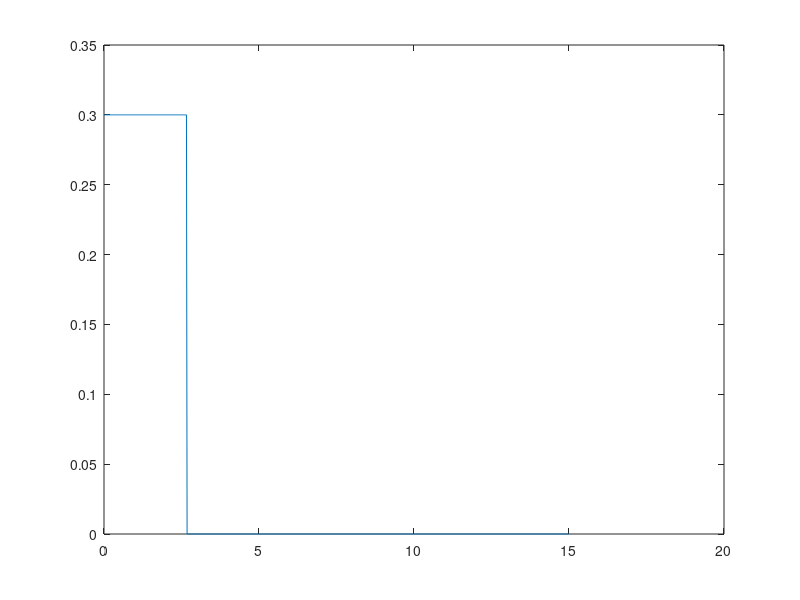

Reproduce this figure in MATLAB. (Note: this script raises an error after producing the figure.)
%% CSV FILE MAKER %%
clc
clear all

frequency = 50;
timestep = 1/frequency;
time = 0:timestep:15;

% Experiment opstelling:
l = 1; %cable length
theta_opt = 60.85*pi/180; %optimale eindhoek kabel [rad]
%theta_opt = pi/4;
dx_robot = 0.8;  %horizontale verplaatsing robot [m]
dx_object = dx_robot + l*sin(theta_opt); %horizontale verplaatsing bak [m]

%% 1. RAMP INPUT 
v = 0.3;
t_eind = dx_robot/v;
ramp = v*[0:timestep:t_eind];

position = dx_robot*ones(1,length(time));
position(1,1:round(t_eind/timestep)+1) = ramp;

velocity = zeros(1,length(time));
velocity(1,1:round(t_eind/timestep)+1) = v;

figure
plot(time,velocity)

 writematrix(position,'ramp_position.csv')
 writematrix(velocity,'ramp_velocity.csv')

%% 2. BANG BANG INPUT
v_max = 0.3;
v = v_max/2;



frequency = 50;
timestep = 1/frequency;
time = 0:timestep:15;
dx_robot = 0.8;  %horizontale verplaatsing robot [m]
T = dx_robot/v;

tau1 = (0:timestep:T/2)/T;
tau2 = (T/2:timestep:T)/T;

% Position 
S1 = dx_robot*2*(tau1).^2;
S2 = dx_robot*(-2*tau2.^2+4*tau2-1);

disp(size(position(ceil(T/(2*timestep)):(ceil(T/timestep)))));

disp(size(S2));


position(1:ceil(T/(2*timestep))) = S1;   
position(ceil(T/(2*timestep)):(ceil(T/timestep))) = S2;
position(ceil(T/timestep):end) = dx_robot;



% Velocity
V1 = v*4*tau1;
V2 = v*(-4*tau2 + 4);

velocity(1:ceil(T/(2*timestep))) = V1;
velocity(ceil(T/(2*timestep)):ceil(T/(timestep))) = V2;        
velocity(ceil(T/timestep):end) = 0;
figure
plot(time,velocity)

 writematrix(position,'bangbang_position.csv')
 writematrix(velocity,'bangbang_velocity.csv')

%% 3. POLYNOOM INPUT

v = 0.3;
T = dx_robot/v;

tau = (0:timestep:T)/T;

% Position 
S = dx_robot*(-20*tau.^7+70*tau.^6-84*tau.^5+35*tau.^4);

position(1:ceil(T/(timestep))) = S;       
position(1+ceil(T/timestep):end) = dx_robot;


% Velocity
V = v*(-7*20*tau.^6 + 6*70*tau.^5 -5*84*tau.^4 +4*35*tau.^3);

velocity(1:ceil(T/(timestep))) = V;      
velocity(1+ceil(T/timestep):end) = 0;

 writematrix(position,'poly_position.csv')
 writematrix(velocity,'poly_velocity.csv')
